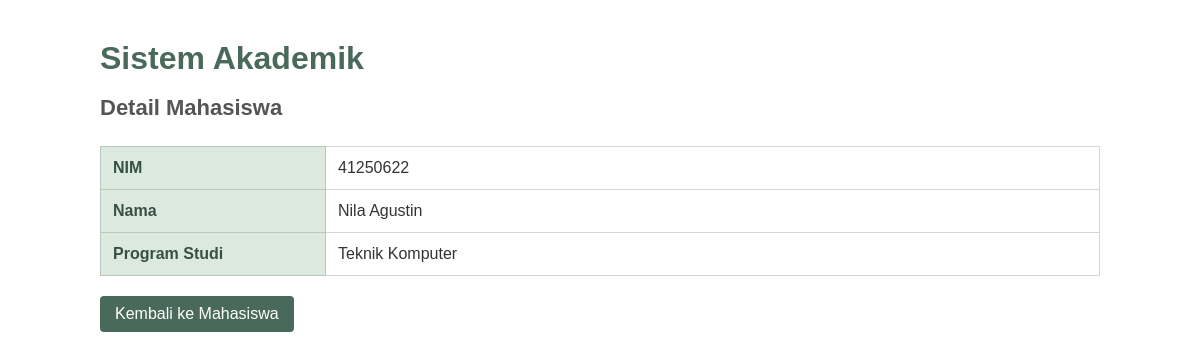
The app's page /public/mahasiswa/detail?nim=41250622 (signed in) with its own data.
### tables this page shows
CREATE TABLE `mahasiswa` (
  `id` int NOT NULL,
  `nim` varchar(20) NOT NULL,
  `nama` varchar(100) NOT NULL,
  `prodi` varchar(100) NOT NULL,
  `dosen_id` int DEFAULT NULL
);

### app/controllers/mahasiswacontroller.php (called while the page is built, shortened)
<?php
require_once __DIR__ . '/../models/mahasiswa.php';
class MahasiswaController
{
    public function detail()
    {
        global $pdo;
        $model = new Mahasiswa($pdo);
        $nim = $_GET['nim'] ?? '';
        $mahasiswa = $model->getByNim($nim);
        require_once __DIR__ . '/../views/mahasiswa/detail.php';
    }
}

### public/index.php (called while the page is built, shortened)
<?php
require_once __DIR__ . '/../routes/web.php';

### app/models/mahasiswa.php (called while the page is built, shortened)
<?php
class Mahasiswa
{
    private $pdo;
    public function __construct($pdo)
    {
        $this->pdo = $pdo;
    }
    public function getByNim($nim)
    {
        $stmt = $this->pdo->prepare(
            "SELECT mahasiswa.*, dosen.nama AS nama_dosen
             FROM mahasiswa
             LEFT JOIN dosen
             ON mahasiswa.dosen_id = dosen.id
             WHERE mahasiswa.nim = :nim"
        );
        $stmt->execute([
            'nim' => $nim
        ]);
        return $stmt->fetch(PDO::FETCH_ASSOC);
    }
}

### app/views/mahasiswa/detail.php (the view, shortened to what this page needs)
<?php
$mahasiswa = $mahasiswa ?? null;
?>
<!DOCTYPE html>
<html lang="id">
<head>
</head>
<body>
    <div class="container">
        <h1>
            Sistem Akademik
        </h1>
        <h2>
            Detail Mahasiswa
        </h2>
        <?php if (!empty($mahasiswa)): ?>
            <table>
                <tr>
                    <th>NIM</th>
                    <td>
                        <?= htmlspecialchars($mahasiswa['nim']) ?>
                    </td>
                </tr>
                <tr>
                    <th>Nama</th>
                    <td>
                        <?= htmlspecialchars($mahasiswa['nama']) ?>
                    </td>
                </tr>
                <tr>
                    <th>Program Studi</th>
                    <td>
                        <?= htmlspecialchars($mahasiswa['prodi']) ?>
                    </td>
                </tr>
            </table>
        <?php else: ?>
            <p>
                Data mahasiswa tidak ditemukan.
            </p>
        <?php endif; ?>
        <a
            class="back"
            href="mahasiswa"
        >
            Kembali ke Mahasiswa
        </a>
    </div>
</body>
</html>

### app/views/mahasiswa/detail.php (style rules this page uses)
body { font-family: Arial, sans-serif; background: #ffffff; color: #333; margin: 0; }
.container { width: 90%; max-width: 1000px; margin: 40px auto; }
h1 { color: #496a5a; margin-bottom: 5px; }
h2 { color: #555; font-size: 22px; margin-bottom: 25px; }
table { width: 100%; border-collapse: collapse; }
th { width: 200px; background: #dce9df; color: #385044; padding: 12px; text-align: left; border: 1px solid #b8c9bc; }
td { padding: 12px; border: 1px solid #d6d6d6; }
.back { display: inline-block; margin-top: 20px; padding: 9px 15px; background: #496a5a; color: white; text-decoration: none; border-radius: 4px; }

### records on screen
mahasiswa: nim "41250622", nama "Nila Agustin", prodi "Teknik Komputer"
